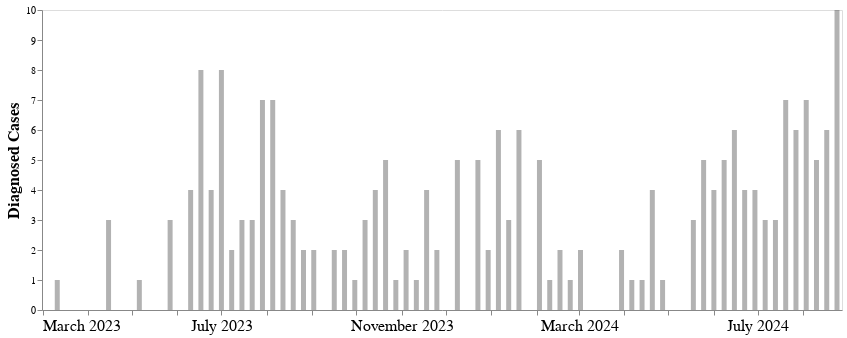

The notebook cell this image was saved under:
### Code cell
cases_bar =  alt.Chart(empirical_cases[empirical_cases.date > "2023-03-01"], title = "").mark_bar(interpolate='monotone', opacity = 0.3 ,color = "black", clip = True).encode(
    alt.X('date:T', axis=alt.Axis(title="",tickCount = "month", grid=False,format="%B %Y", labelFontSize = 16)),
    alt.Y('Empirical # of diagnosed cases',axis=alt.Axis(title="Diagnosed Cases", grid=False, titleFontSize = 16),stack = False),

    

).properties(
    width=800,
    height=300
)
cases_bar

### Figure 1 — Vega-Lite specification as saved in the notebook (floating-point values rounded to 4 significant figures)
{"config": {"view": {"continuousWidth": 400, "continuousHeight": 300}}, "data": {"name": "data-fb138dd0048f9fddac0a6d762cea6025"}, "mark": {"type": "bar", "clip": true, "color": "black", "interpolate": "monotone", "opacity": 0.3}, "encoding": {"x": {"axis": {"format": "%B %Y", "grid": false, "labelFontSize": 16, "tickCount": "month", "title": ""}, "field": "date", "type": "temporal"}, "y": {"axis": {"grid": false, "title": "Diagnosed Cases", "titleFontSize": 16}, "field": "Empirical # of diagnosed cases", "stack": false, "type": "quantitative"}}, "height": 300, "title": "", "width": 800, "$schema": "https://vega.github.io/schema/vega-lite/v4.17.0.json", "datasets": {"data-fb138dd0048f9fddac0a6d762cea6025": [{"date": "2023-03-04T00:00:00", "Empirical # of diagnosed cases": 0}, {"date": "2023-03-11T00:00:00", "Empirical # of diagnosed cases": 1}, {"date": "2023-03-18T00:00:00", "Empirical # of diagnosed cases": 0}, {"date": "2023-03-25T00:00:00", "Empirical # of diagnosed cases": 0}, {"date": "2023-04-01T00:00:00", "Empirical # of diagnosed cases": 0}, {"date": "2023-04-08T00:00:00", "Empirical # of diagnosed cases": 0}, {"date": "2023-04-15T00:00:00", "Empirical # of diagnosed cases": 3}, {"date": "2023-04-22T00:00:00", "Empirical # of diagnosed cases": 0}, {"date": "2023-04-29T00:00:00", "Empirical # of diagnosed cases": 0}, {"date": "2023-05-06T00:00:00", "Empirical # of diagnosed cases": 1}, {"date": "2023-05-13T00:00:00", "Empirical # of diagnosed cases": 0}, {"date": "2023-05-20T00:00:00", "Empirical # of diagnosed cases": 0}, {"date": "2023-05-27T00:00:00", "Empirical # of diagnosed cases": 3}, {"date": "2023-06-03T00:00:00", "Empirical # of diagnosed cases": 0}, {"date": "2023-06-10T00:00:00", "Empirical # of diagnosed cases": 4}, {"date": "2023-06-17T00:00:00", "Empirical # of diagnosed cases": 8}, {"date": "2023-06-24T00:00:00", "Empirical # of diagnosed cases": 4}, {"date": "2023-07-01T00:00:00", "Empirical # of diagnosed cases": 8}, {"date": "2023-07-08T00:00:00", "Empirical # of diagnosed cases": 2}, {"date": "2023-07-15T00:00:00", "Empirical # of diagnosed cases": 3}, {"date": "2023-07-22T00:00:00", "Empirical # of diagnosed cases": 3}, {"date": "2023-07-29T00:00:00", "Empirical # of diagnosed cases": 7}, {"date": "2023-08-05T00:00:00", "Empirical # of diagnosed cases": 7}, {"date": "2023-08-12T00:00:00", "Empirical # of diagnosed cases": 4}, {"date": "2023-08-19T00:00:00", "Empirical # of diagnosed cases": 3}, {"date": "2023-08-26T00:00:00", "Empirical # of diagnosed cases": 2}, {"date": "2023-09-02T00:00:00", "Empirical # of diagnosed cases": 2}, {"date": "2023-09-09T00:00:00", "Empirical # of diagnosed cases": 0}, {"date": "2023-09-16T00:00:00", "Empirical # of diagnosed cases": 2}, {"date": "2023-09-23T00:00:00", "Empirical # of diagnosed cases": 2}, {"date": "2023-09-30T00:00:00", "Empirical # of diagnosed cases": 1}, {"date": "2023-10-07T00:00:00", "Empirical # of diagnosed cases": 3}, {"date": "2023-10-14T00:00:00", "Empirical # of diagnosed cases": 4}, {"date": "2023-10-21T00:00:00", "Empirical # of diagnosed cases": 5}, {"date": "2023-10-28T00:00:00", "Empirical # of diagnosed cases": 1}, {"date": "2023-11-04T00:00:00", "Empirical # of diagnosed cases": 2}, {"date": "2023-11-11T00:00:00", "Empirical # of diagnosed cases": 1}, {"date": "2023-11-18T00:00:00", "Empirical # of diagnosed cases": 4}, {"date": "2023-11-25T00:00:00", "Empirical # of diagnosed cases": 2}, {"date": "2023-12-02T00:00:00", "Empirical # of diagnosed cases": 0}, {"date": "2023-12-09T00:00:00", "Empirical # of diagnosed cases": 5}, {"date": "2023-12-16T00:00:00", "Empirical # of diagnosed cases": 0}, {"date": "2023-12-23T00:00:00", "Empirical # of diagnosed cases": 5}, {"date": "2023-12-30T00:00:00", "Empirical # of diagnosed cases": 2}, {"date": "2024-01-06T00:00:00", "Empirical # of diagnosed cases": 6}, {"date": "2024-01-13T00:00:00", "Empirical # of diagnosed cases": 3}, {"date": "2024-01-20T00:00:00", "Empirical # of diagnosed cases": 6}, {"date": "2024-01-27T00:00:00", "Empirical # of diagnosed cases": 0}, {"date": "2024-02-03T00:00:00", "Empirical # of diagnosed cases": 5}, {"date": "2024-02-10T00:00:00", "Empirical # of diagnosed cases": 1}, {"date": "2024-02-17T00:00:00", "Empirical # of diagnosed cases": 2}, {"date": "2024-02-24T00:00:00", "Empirical # of diagnosed cases": 1}, {"date": "2024-03-02T00:00:00", "Empirical # of diagnosed cases": 2}, {"date": "2024-03-09T00:00:00", "Empirical # of diagnosed cases": 0}, {"date": "2024-03-16T00:00:00", "Empirical # of diagnosed cases": 0}, {"date": "2024-03-23T00:00:00", "Empirical # of diagnosed cases": 0}, {"date": "2024-03-30T00:00:00", "Empirical # of diagnosed cases": 2}, {"date": "2024-04-06T00:00:00", "Empirical # of diagnosed cases": 1}, {"date": "2024-04-13T00:00:00", "Empirical # of diagnosed cases": 1}, {"date": "2024-04-20T00:00:00", "Empirical # of diagnosed cases": 4}, {"date": "2024-04-27T00:00:00", "Empirical # of diagnosed cases": 1}, {"date": "2024-05-04T00:00:00", "Empirical # of diagnosed cases": 0}, {"date": "2024-05-11T00:00:00", "Empirical # of diagnosed cases": 0}, {"date": "2024-05-18T00:00:00", "Empirical # of diagnosed cases": 3}, {"date": "2024-05-25T00:00:00", "Empirical # of diagnosed cases": 5}, {"date": "2024-06-01T00:00:00", "Empirical # of diagnosed cases": 4}, {"date": "2024-06-08T00:00:00", "Empirical # of diagnosed cases": 5}, {"date": "2024-06-15T00:00:00", "Empirical # of diagnosed cases": 6}, {"date": "2024-06-22T00:00:00", "Empirical # of diagnosed cases": 4}, {"date": "2024-06-29T00:00:00", "Empirical # of diagnosed cases": 4}, {"date": "2024-07-06T00:00:00", "Empirical # of diagnosed cases": 3}, {"date": "2024-07-13T00:00:00", "Empirical # of diagnosed cases": 3}, {"date": "2024-07-20T00:00:00", "Empirical # of diagnosed cases": 7}, {"date": "2024-07-27T00:00:00", "Empirical # of diagnosed cases": 6}, {"date": "2024-08-03T00:00:00", "Empirical # of diagnosed cases": 7}, {"date": "2024-08-10T00:00:00", "Empirical # of diagnosed cases": 5}, {"date": "2024-08-17T00:00:00", "Empirical # of diagnosed cases": 6}, {"date": "2024-08-24T00:00:00", "Empirical # of diagnosed cases": 10}]}}
